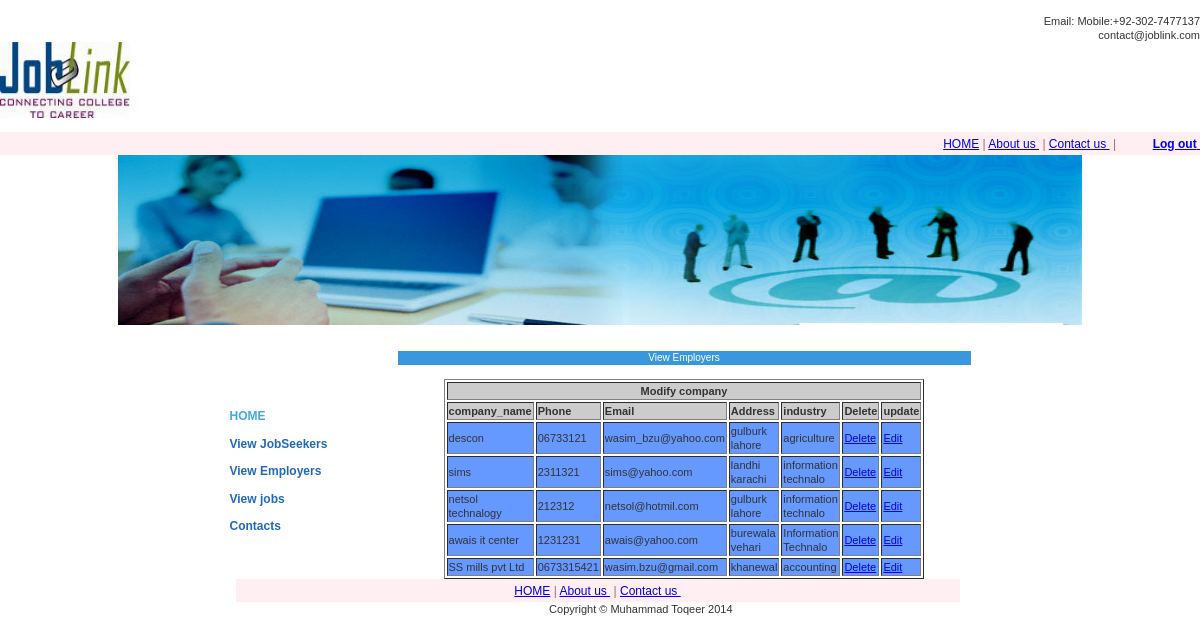
Page /PROJECT/joblink/admin/viewcompany.php (signed in) on the committed database.
### tables this page shows
CREATE TABLE `company` (
  `company_id` int(10) NOT NULL auto_increment,
  `c_name` varchar(50) NOT NULL,
  `mail_id` varchar(40) NOT NULL,
  `phone` varchar(20) NOT NULL,
  `mobile` varchar(20) NOT NULL,
  `fax_no` varchar(20) NOT NULL,
  `web_link` varchar(40) NOT NULL,
  `address` varchar(50) NOT NULL,
  `city` char(20) NOT NULL,
  `country` char(20) NOT NULL,
  `postal_code` int(15) NOT NULL,
  `industry` varchar(20) NOT NULL,
  `contact_pname` varchar(20) NOT NULL,
  `designation1` varchar(20) NOT NULL,
  `mobile1` int(15) NOT NULL,
  `phone1` int(15) NOT NULL,
  `mail_id1` varchar(30) NOT NULL,
  `alternate_contactp` varchar(20) NOT NULL,
  `designation2` varchar(20) NOT NULL,
  `mobile2` int(15) NOT NULL,
  `phone2` int(15) NOT NULL,
  `mail_id2` varchar(30) NOT NULL,
  `password` varchar(20) NOT NULL,
  PRIMARY KEY  (`company_id`)
);

### PROJECT/joblink/admin/viewcompany.php (the view, shortened to what this page needs)
<?php
if(!(isset($_SESSION["admin"])))
{
header("location:adminlogin.html");
}
else{
?>
<!DOCTYPE html PUBLIC "-//W3C//DTD XHTML 1.0 Transitional//EN" "http://www.w3.org/TR/xhtml1/DTD/xhtml1-transitional.dtd">
<html xmlns="http://www.w3.org/1999/xhtml">
<head>
<link href="css/stylesheet.css" rel="stylesheet" type="text/css" media="all" />
</head>
<body>
<table width="100%" border="0" cellspacing="0" cellpadding="0">
<tr>
<td  width="100%" height="40%">&nbsp;</td>
</tr>
<tr>
<td align="right" valign="bottom">Email: <a href="mailto:abc@yoursite.com" style="color:#333333; text-decoration:none;"> Mobile:+92-302-7477137<br />
            contact@joblink.com</a></td>
</tr>
<tr>
 <td height="65" align="left" valign="top">
              <img src="images/logo.jpg" alt="Company Logo" width="130" height="76" /> </td>
  </tr>
    <tr>
<td  width="100%" height="40%">&nbsp;</td>
</tr>
    			    <tr>
   <td style="white-space:pre; font-size:12px; color:#601E29; color:#B46471;" height="23"  align="right" valign="middle" bgcolor="#FFEEF2"><a href="index.php" class="footer_link">HOME</a> | <a href="about.html" class="footer_link">About us </a> | <a href="contact.html" class="footer_link">Contact us </a> |&nbsp;&nbsp;&nbsp;&nbsp;&nbsp;&nbsp;&nbsp;&nbsp;&nbsp;&nbsp;&nbsp;<a href="logout.php" class="footer_link"><strong>Log out</strong> </a></td>
  </tr>
<tr>
<td width="100%" align="center" valign="top"><img src="images/header_bg.jpg" alt="Wasim here" width="964" height="170"  border="0" /></td>
</tr>
  <tr>
    <td align="center" valign="top"><table width="741" border="0" cellspacing="0" cellpadding="0">
      <tr>
        <td align="left" valign="top"><table width="100%" border="0" cellspacing="0" cellpadding="0">
          <tr>
            <td width="168" align="left" valign="top"><table width="100%" border="0" cellspacing="0" cellpadding="0">
			<tr>
                <td height="26" align="left" valign="top">&nbsp;</td>
              </tr>
			  <tr>
                <td height="26" align="left" valign="top">&nbsp;</td>
              </tr><tr>
                <td height="26" align="left" valign="top">&nbsp;</td>
              </tr>
			 <tr>
                <td height="27" align="left" valign="middle"><a href="index.html" class="left_link" style="color:#41A9E8;">HOME</a></td>
              </tr>
              <tr>
                <td height="27" align="left" valign="middle"><a href="viewuser.php" class="left_link">View JobSeekers </a><a href="adminlogin.html" class="left_link"></a></td>
              </tr>
              <tr>
                <td height="27" align="left" valign="middle"><a href="viewcompany.php" class="left_link">View Employer</a><a href="login.html" class="left_link">s</a></td>
              </tr>
              <tr>
                <td height="27" align="left" valign="middle"><a href="viewjob.php" class="left_link">View jobs </a></td>
              </tr>
              <tr>
                <td height="27" align="left" valign="middle"><a href="contact.html" class="left_link">Contacts</a></td>
              </tr>
            </table></td>
            <td align="left" valign="top"><table width="573" border="0" cellspacing="0" cellpadding="0">
              <tr>
                <td height="26" align="left" valign="top">&nbsp;</td>
              </tr>
              <tr>
                <td align="center" valign="middle" bgcolor="#3997DD" style="font-size:10px; color:#FFF;">View Employers </td>
                </tr>
              <tr>
                <td align="left" valign="top">&nbsp;</td>
              </tr>
              <tr>
                <td align="left" valign="top" style="text-align:justify;">
<?php
$sql="select * from company";
$record=mysql_query($sql);
echo "<table width='50%'  border='1' bgcolor='#FFFFFF' align='center'>";
	echo "<tr bgcolor='#CCCCCC'>
             <td colspan='7'><div align='center'><strong>Modify company  </strong></div></td>
              </tr>";
		echo "<tr bgcolor='#CCCCCC'>
		<th>company_name</th>
		<th>Phone</th>
		<th>Email</th>
		<th>Address</th>
		<th>industry</th>
		<th>Delete</th>
		<th>update</th>
		</tr>";
while($row=mysql_fetch_array($record))
{
$id=$row['company_id'];
$ph=$row['phone'];
$c_name=$row['c_name'];
$mail=$row['mail_id'];
$ad=$row['address'];
$indus=$row['industry'];
		echo "<tr bgcolor='#6699FF'>
		<td>$c_name</td>
		<td>$ph</td>
		<td>$mail</td>
		<td>$ad</td>
		<td>$indus</td>
		<td> <a href=delcompany.php?cid=$id>Delete </a></td>
		<td><a href=updatecompany.php?cid=$id>Edit </a></td>
		</tr>";
		}
		echo"</table>";
?>
				</td></tr>
            </table></td>
          </tr>
        </table></td>
      </tr>
      <tr>
        <td align="left" valign="top"><table width="740" border="0" cellspacing="0" cellpadding="0">
          <tr>
            <td width="6" rowspan="2" align="left" valign="top">&nbsp;</td>
            <td style="white-space:pre; font-size:12px; color:#601E29; color:#B46471;" height="23" colspan="2" align="center" valign="middle" bgcolor="#FFEEF2"><a href="index.html" class="footer_link">HOME</a> | <a href="about.html" class="footer_link">About us </a> | <a href="contact.html" class="footer_link">Contact us </a></td>
            <td width="10" rowspan="2" align="left" valign="top">&nbsp;</td>
          </tr>
          <tr>
            <td width="497" align="right" valign="top" class="footer_left_bg">Copyright &copy; Muhammad Toqeer 2014</td>
            <td>&nbsp;</td>
          </tr>
        </table></td>
      </tr>
    </table></td>
  </tr>
  <tr>
    <td align="center" valign="top">&nbsp;</td>
  </tr>
  <tr>
    <td align="center" valign="top">&nbsp;</td>
  </tr>
</table>
</body>
</html>
<?php
}
?>

### PROJECT/joblink/admin/css/stylesheet.css (style rules this page uses)
body { margin:0px auto; padding:0px; background-color:#FFFFFF; }
body { font-family: Verdana, Arial, Helvetica, sans-serif; font-size: 11px; font-style: normal; line-height: 14px; font-weight: normal; font-variant: normal; text-transform: none; color: #333333; text-decoration: none; }
.left_link { font-family: Verdana, Arial, Helvetica, sans-serif; font-size: 12px; font-style: normal; line-height: 27.5px; font-weight: bold; font-variant: normal; text-transform: none; color: #1E69BC; background-color:inherit; text-decoration: none; }

### rows in the picture
company: c_name "descon", phone "06733121", mail "wasim_bzu@yahoo.com", address "gulburk lahore", industry "agriculture"
company: c_name "sims", phone "2311321", mail "sims@yahoo.com", address "landhi karachi", industry "information technalo"
company: c_name "netsol technalogy", phone "212312", mail "netsol@hotmil.com", address "gulburk lahore", industry "information technalo"
company: c_name "awais it center", phone "1231231", mail "awais@yahoo.com", address "burewala vehari", industry "Information Technalo"
company: c_name "SS mills pvt Ltd", phone "0673315421", mail "wasim.bzu@gmail.com", address "khanewal", industry "accounting"
